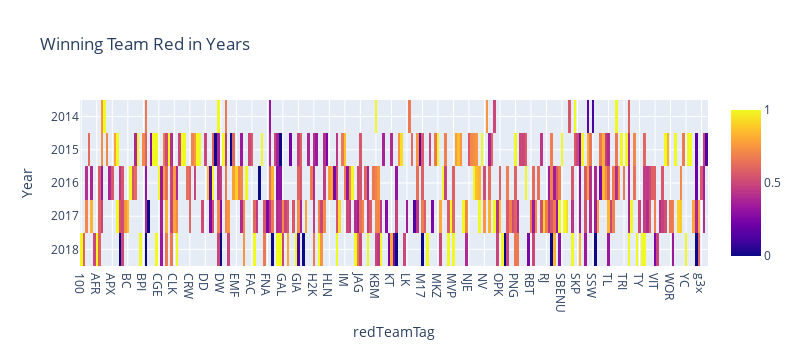

The code cell stored with this chart in its notebook:
### Markdown cell above
Diagram Ciepła pokazujący wygrane drużyn po stronie niebieskich w latach

### Code cell
Red_df = dfM.pivot_table('Result', 'Year', 'RedTeamTag')
px.imshow(Red_df, title="Winning Team Red in Years", width=800, height=350)

### Figure 1 — Plotly figure (JSON) as saved in the notebook; plotly's stock layout.template omitted (floating-point values rounded to 4 significant figures; data arrays with more than 128 entries replaced by an {"elided": "..."} marker saying what was removed)
{"data": [{"coloraxis": "coloraxis", "hovertemplate": "redTeamTag: %{x}<br>Year: %{y}<br>color: %{z}<extra></extra>", "name": "0", "type": "heatmap", "x": {"elided": "243 str values"}, "xaxis": "x", "y": [2014, 2015, 2016, 2017, 2018], "yaxis": "y", "z": {"elided": "5x243 float values"}}], "layout": {"coloraxis": {"colorscale": [[0, "#0d0887"], [0.1111, "#46039f"], [0.2222, "#7201a8"], [0.3333, "#9c179e"], [0.4444, "#bd3786"], [0.5556, "#d8576b"], [0.6667, "#ed7953"], [0.7778, "#fb9f3a"], [0.8889, "#fdca26"], [1, "#f0f921"]]}, "height": 350, "title": {"text": "Winning Team Red in Years"}, "width": 800, "xaxis": {"anchor": "y", "constrain": "domain", "domain": [0, 1], "scaleanchor": "y", "title": {"text": "redTeamTag"}}, "yaxis": {"anchor": "x", "autorange": "reversed", "constrain": "domain", "domain": [0, 1], "title": {"text": "Year"}}}}
